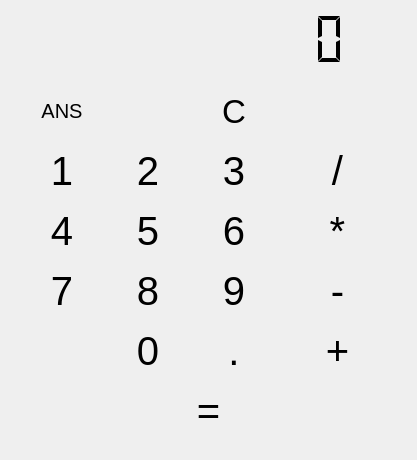
<?xml version="1.0" encoding="UTF-8"?>
<ui version="4.0">
 <class>MainWindow</class>
 <widget class="QMainWindow" name="MainWindow">
  <property name="geometry">
   <rect>
    <x>0</x>
    <y>0</y>
    <width>358</width>
    <height>460</height>
   </rect>
  </property>
  <property name="windowTitle">
   <string>Calculator</string>
  </property>
  <property name="windowIcon">
   <iconset>
    <normaloff>../../IconCollection/ic_show_dialpad.png</normaloff>../../IconCollection/ic_show_dialpad.png</iconset>
  </property>
  <property name="autoFillBackground">
   <bool>true</bool>
  </property>
  <widget class="QWidget" name="centralWidget">
   <property name="autoFillBackground">
    <bool>true</bool>
   </property>
   <layout class="QVBoxLayout" name="verticalLayout">
    <item>
     <widget class="QLCDNumber" name="digit_display">
      <property name="sizePolicy">
       <sizepolicy hsizetype="Minimum" vsizetype="MinimumExpanding">
        <horstretch>0</horstretch>
        <verstretch>0</verstretch>
       </sizepolicy>
      </property>
      <property name="font">
       <font>
        <strikeout>false</strikeout>
       </font>
      </property>
      <property name="layoutDirection">
       <enum>Qt::RightToLeft</enum>
      </property>
      <property name="frameShape">
       <enum>QFrame::NoFrame</enum>
      </property>
      <property name="frameShadow">
       <enum>QFrame::Plain</enum>
      </property>
      <property name="digitCount">
       <number>10</number>
      </property>
      <property name="segmentStyle">
       <enum>QLCDNumber::Flat</enum>
      </property>
      <property name="value" stdset="0">
       <double>0.000000000000000</double>
      </property>
     </widget>
    </item>
    <item>
     <widget class="QWidget" name="button_grid_2" native="true">
      <layout class="QGridLayout" name="button_grid">
       <item row="3" column="2">
        <widget class="QPushButton" name="button_9">
         <property name="sizePolicy">
          <sizepolicy hsizetype="Minimum" vsizetype="Expanding">
           <horstretch>0</horstretch>
           <verstretch>0</verstretch>
          </sizepolicy>
         </property>
         <property name="font">
          <font>
           <pointsize>30</pointsize>
           <weight>50</weight>
           <bold>false</bold>
          </font>
         </property>
         <property name="text">
          <string>9</string>
         </property>
         <property name="shortcut">
          <string>9</string>
         </property>
         <property name="flat">
          <bool>true</bool>
         </property>
        </widget>
       </item>
       <item row="2" column="2">
        <widget class="QPushButton" name="button_6">
         <property name="sizePolicy">
          <sizepolicy hsizetype="Minimum" vsizetype="Expanding">
           <horstretch>0</horstretch>
           <verstretch>0</verstretch>
          </sizepolicy>
         </property>
         <property name="font">
          <font>
           <pointsize>30</pointsize>
           <weight>50</weight>
           <bold>false</bold>
          </font>
         </property>
         <property name="text">
          <string>6</string>
         </property>
         <property name="shortcut">
          <string>6</string>
         </property>
         <property name="flat">
          <bool>true</bool>
         </property>
        </widget>
       </item>
       <item row="3" column="1">
        <widget class="QPushButton" name="button_8">
         <property name="sizePolicy">
          <sizepolicy hsizetype="Minimum" vsizetype="Expanding">
           <horstretch>0</horstretch>
           <verstretch>0</verstretch>
          </sizepolicy>
         </property>
         <property name="font">
          <font>
           <pointsize>30</pointsize>
           <weight>50</weight>
           <bold>false</bold>
          </font>
         </property>
         <property name="text">
          <string>8</string>
         </property>
         <property name="shortcut">
          <string>8</string>
         </property>
         <property name="flat">
          <bool>true</bool>
         </property>
        </widget>
       </item>
       <item row="3" column="0">
        <widget class="QPushButton" name="button_7">
         <property name="sizePolicy">
          <sizepolicy hsizetype="Minimum" vsizetype="Expanding">
           <horstretch>0</horstretch>
           <verstretch>0</verstretch>
          </sizepolicy>
         </property>
         <property name="font">
          <font>
           <pointsize>30</pointsize>
           <weight>50</weight>
           <bold>false</bold>
          </font>
         </property>
         <property name="text">
          <string>7</string>
         </property>
         <property name="shortcut">
          <string>7</string>
         </property>
         <property name="flat">
          <bool>true</bool>
         </property>
        </widget>
       </item>
       <item row="2" column="0">
        <widget class="QPushButton" name="button_4">
         <property name="sizePolicy">
          <sizepolicy hsizetype="Minimum" vsizetype="Expanding">
           <horstretch>0</horstretch>
           <verstretch>0</verstretch>
          </sizepolicy>
         </property>
         <property name="font">
          <font>
           <pointsize>30</pointsize>
           <weight>50</weight>
           <bold>false</bold>
          </font>
         </property>
         <property name="text">
          <string>4</string>
         </property>
         <property name="shortcut">
          <string>4</string>
         </property>
         <property name="flat">
          <bool>true</bool>
         </property>
        </widget>
       </item>
       <item row="1" column="0">
        <widget class="QPushButton" name="button_1">
         <property name="sizePolicy">
          <sizepolicy hsizetype="Minimum" vsizetype="Expanding">
           <horstretch>0</horstretch>
           <verstretch>0</verstretch>
          </sizepolicy>
         </property>
         <property name="font">
          <font>
           <pointsize>30</pointsize>
           <weight>50</weight>
           <bold>false</bold>
          </font>
         </property>
         <property name="text">
          <string>1</string>
         </property>
         <property name="shortcut">
          <string>1</string>
         </property>
         <property name="flat">
          <bool>true</bool>
         </property>
        </widget>
       </item>
       <item row="2" column="1">
        <widget class="QPushButton" name="button_5">
         <property name="sizePolicy">
          <sizepolicy hsizetype="Minimum" vsizetype="Expanding">
           <horstretch>0</horstretch>
           <verstretch>0</verstretch>
          </sizepolicy>
         </property>
         <property name="font">
          <font>
           <pointsize>30</pointsize>
           <weight>50</weight>
           <bold>false</bold>
          </font>
         </property>
         <property name="text">
          <string>5</string>
         </property>
         <property name="shortcut">
          <string>5</string>
         </property>
         <property name="flat">
          <bool>true</bool>
         </property>
        </widget>
       </item>
       <item row="1" column="1">
        <widget class="QPushButton" name="button_2">
         <property name="sizePolicy">
          <sizepolicy hsizetype="Minimum" vsizetype="Expanding">
           <horstretch>0</horstretch>
           <verstretch>0</verstretch>
          </sizepolicy>
         </property>
         <property name="font">
          <font>
           <pointsize>30</pointsize>
           <weight>50</weight>
           <bold>false</bold>
          </font>
         </property>
         <property name="text">
          <string>2</string>
         </property>
         <property name="shortcut">
          <string>2</string>
         </property>
         <property name="flat">
          <bool>true</bool>
         </property>
        </widget>
       </item>
       <item row="1" column="2">
        <widget class="QPushButton" name="button_3">
         <property name="sizePolicy">
          <sizepolicy hsizetype="Minimum" vsizetype="Expanding">
           <horstretch>0</horstretch>
           <verstretch>0</verstretch>
          </sizepolicy>
         </property>
         <property name="font">
          <font>
           <pointsize>30</pointsize>
           <weight>50</weight>
           <bold>false</bold>
          </font>
         </property>
         <property name="text">
          <string>3</string>
         </property>
         <property name="shortcut">
          <string>3</string>
         </property>
         <property name="flat">
          <bool>true</bool>
         </property>
        </widget>
       </item>
       <item row="5" column="2">
        <widget class="QPushButton" name="button_dot">
         <property name="sizePolicy">
          <sizepolicy hsizetype="Minimum" vsizetype="Expanding">
           <horstretch>0</horstretch>
           <verstretch>0</verstretch>
          </sizepolicy>
         </property>
         <property name="font">
          <font>
           <pointsize>30</pointsize>
           <weight>50</weight>
           <bold>false</bold>
          </font>
         </property>
         <property name="text">
          <string>.</string>
         </property>
         <property name="shortcut">
          <string>.</string>
         </property>
         <property name="flat">
          <bool>true</bool>
         </property>
        </widget>
       </item>
       <item row="5" column="3">
        <widget class="QPushButton" name="button_plus">
         <property name="sizePolicy">
          <sizepolicy hsizetype="Minimum" vsizetype="Expanding">
           <horstretch>0</horstretch>
           <verstretch>0</verstretch>
          </sizepolicy>
         </property>
         <property name="font">
          <font>
           <pointsize>30</pointsize>
           <weight>50</weight>
           <bold>false</bold>
          </font>
         </property>
         <property name="text">
          <string>+</string>
         </property>
         <property name="shortcut">
          <string>+</string>
         </property>
         <property name="flat">
          <bool>true</bool>
         </property>
        </widget>
       </item>
       <item row="3" column="3">
        <widget class="QPushButton" name="button_subtract">
         <property name="sizePolicy">
          <sizepolicy hsizetype="Minimum" vsizetype="Expanding">
           <horstretch>0</horstretch>
           <verstretch>0</verstretch>
          </sizepolicy>
         </property>
         <property name="font">
          <font>
           <pointsize>30</pointsize>
           <weight>50</weight>
           <bold>false</bold>
          </font>
         </property>
         <property name="text">
          <string>-</string>
         </property>
         <property name="shortcut">
          <string>-</string>
         </property>
         <property name="flat">
          <bool>true</bool>
         </property>
        </widget>
       </item>
       <item row="2" column="3">
        <widget class="QPushButton" name="button_multiply">
         <property name="sizePolicy">
          <sizepolicy hsizetype="Minimum" vsizetype="Expanding">
           <horstretch>0</horstretch>
           <verstretch>0</verstretch>
          </sizepolicy>
         </property>
         <property name="font">
          <font>
           <pointsize>30</pointsize>
           <weight>50</weight>
           <bold>false</bold>
          </font>
         </property>
         <property name="text">
          <string>*</string>
         </property>
         <property name="shortcut">
          <string>*</string>
         </property>
         <property name="flat">
          <bool>true</bool>
         </property>
        </widget>
       </item>
       <item row="1" column="3">
        <widget class="QPushButton" name="button_divide">
         <property name="sizePolicy">
          <sizepolicy hsizetype="Minimum" vsizetype="Expanding">
           <horstretch>0</horstretch>
           <verstretch>0</verstretch>
          </sizepolicy>
         </property>
         <property name="font">
          <font>
           <pointsize>30</pointsize>
           <weight>50</weight>
           <bold>false</bold>
          </font>
         </property>
         <property name="text">
          <string>/</string>
         </property>
         <property name="shortcut">
          <string>/</string>
         </property>
         <property name="flat">
          <bool>true</bool>
         </property>
        </widget>
       </item>
       <item row="0" column="0">
        <widget class="QPushButton" name="button_ans">
         <property name="sizePolicy">
          <sizepolicy hsizetype="Minimum" vsizetype="Expanding">
           <horstretch>0</horstretch>
           <verstretch>0</verstretch>
          </sizepolicy>
         </property>
         <property name="font">
          <font>
           <pointsize>15</pointsize>
           <weight>50</weight>
           <bold>false</bold>
          </font>
         </property>
         <property name="text">
          <string>ANS</string>
         </property>
         <property name="shortcut">
          <string>A</string>
         </property>
         <property name="flat">
          <bool>true</bool>
         </property>
        </widget>
       </item>
       <item row="6" column="0" colspan="4">
        <widget class="QPushButton" name="button_equals">
         <property name="sizePolicy">
          <sizepolicy hsizetype="Minimum" vsizetype="Expanding">
           <horstretch>0</horstretch>
           <verstretch>0</verstretch>
          </sizepolicy>
         </property>
         <property name="font">
          <font>
           <pointsize>30</pointsize>
           <weight>50</weight>
           <bold>false</bold>
          </font>
         </property>
         <property name="text">
          <string>=</string>
         </property>
         <property name="shortcut">
          <string>Enter</string>
         </property>
         <property name="flat">
          <bool>true</bool>
         </property>
        </widget>
       </item>
       <item row="0" column="2">
        <widget class="QPushButton" name="button_clear">
         <property name="sizePolicy">
          <sizepolicy hsizetype="Minimum" vsizetype="Expanding">
           <horstretch>0</horstretch>
           <verstretch>0</verstretch>
          </sizepolicy>
         </property>
         <property name="font">
          <font>
           <pointsize>25</pointsize>
           <weight>50</weight>
           <bold>false</bold>
          </font>
         </property>
         <property name="layoutDirection">
          <enum>Qt::LeftToRight</enum>
         </property>
         <property name="text">
          <string>C</string>
         </property>
         <property name="shortcut">
          <string>C</string>
         </property>
         <property name="flat">
          <bool>true</bool>
         </property>
        </widget>
       </item>
       <item row="0" column="3">
        <widget class="QPushButton" name="button_backspace">
         <property name="sizePolicy">
          <sizepolicy hsizetype="Minimum" vsizetype="Expanding">
           <horstretch>0</horstretch>
           <verstretch>0</verstretch>
          </sizepolicy>
         </property>
         <property name="font">
          <font>
           <pointsize>30</pointsize>
           <weight>75</weight>
           <bold>true</bold>
          </font>
         </property>
         <property name="text">
          <string/>
         </property>
         <property name="icon">
          <iconset>
           <normaloff>../../IconCollection/ic_reply_black.png</normaloff>../../IconCollection/ic_reply_black.png</iconset>
         </property>
         <property name="iconSize">
          <size>
           <width>30</width>
           <height>30</height>
          </size>
         </property>
         <property name="shortcut">
          <string>Backspace</string>
         </property>
         <property name="flat">
          <bool>true</bool>
         </property>
        </widget>
       </item>
       <item row="5" column="1">
        <widget class="QPushButton" name="button_0">
         <property name="sizePolicy">
          <sizepolicy hsizetype="Minimum" vsizetype="Expanding">
           <horstretch>0</horstretch>
           <verstretch>0</verstretch>
          </sizepolicy>
         </property>
         <property name="font">
          <font>
           <pointsize>30</pointsize>
           <weight>50</weight>
           <bold>false</bold>
          </font>
         </property>
         <property name="text">
          <string>0</string>
         </property>
         <property name="shortcut">
          <string>0</string>
         </property>
         <property name="flat">
          <bool>true</bool>
         </property>
        </widget>
       </item>
      </layout>
     </widget>
    </item>
   </layout>
  </widget>
 </widget>
 <layoutdefault spacing="6" margin="11"/>
 <resources/>
 <connections/>
</ui>
